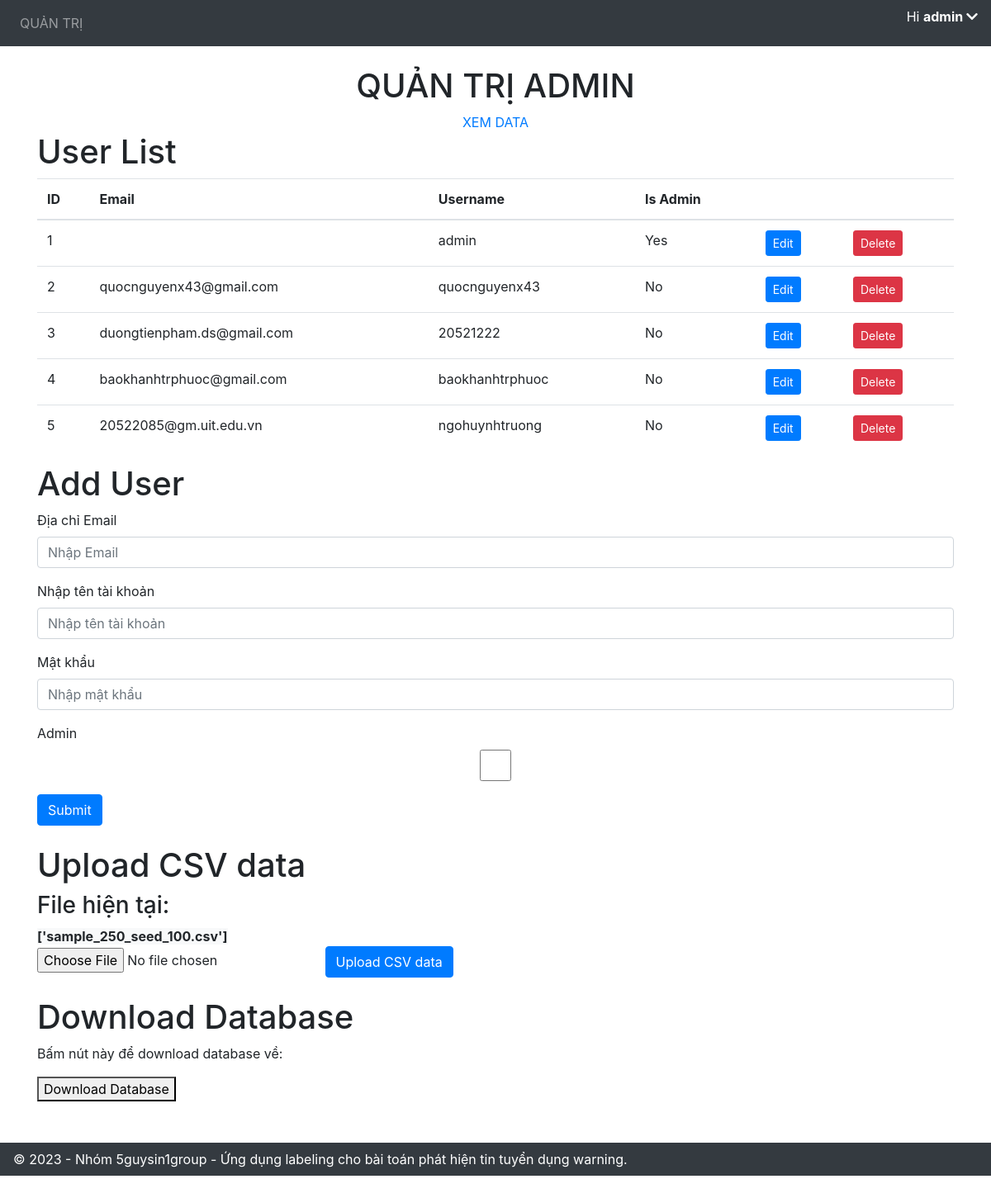
The page /admin/ (signed in) on the database its author committed.
### application/models.py (models this page shows)
class User(db.Model, UserMixin):
    id = db.Column(db.Integer, primary_key=True)
    email = db.Column(db.String(150), unique=True)
    username = db.Column(db.String(20), unique=True)
    password = db.Column(db.String(150))
    is_admin = db.Column(db.Boolean, default=False)
    annotations = db.relationship('Annotation')

### application/views.py (the view)
@views.route('/admin/', methods=['GET', 'POST'])
@login_required
def admin():
    if not current_user.is_admin:
        return "Không có quyền truy cập vào trang quản trị admin.", 403
    import os
    all_users = User.query.all()
    current_files = os.listdir('data/')
    return render_template(
        "admin.html",
        user=current_user,
        users=all_users,
        files=current_files
    )

### application/__init__.py (called while the page is built)
def create_app():
    app = Flask(__name__)
    app.config['SECRET_KEY'] = 'hjshjhdjah kjshkjdhjs' # random key
    app.config['SQLALCHEMY_DATABASE_URI'] = f'sqlite:///{DB_NAME}'
    db.init_app(app)
    from .views import views
    from .auth import auth
    app.register_blueprint(views, url_prefix='/')
    app.register_blueprint(auth, url_prefix='/')
    from .models import User
    with app.app_context():
        db.create_all()
        create_admin(db)
    login_manager = LoginManager()
    login_manager.login_view = 'auth.login'
    login_manager.init_app(app)
    @login_manager.user_loader
    def load_user(id):
        return User.query.get(int(id))
    return app

### application/templates/admin.html (shortened to what this page needs)
{% extends "base.html" %}
{% block content %}
<div style="text-align: center;">
    <h1>QUẢN TRỊ ADMIN</h1>
    <a href="/view-data" class="view-data" class="btn btn-success">XEM DATA</a>
</div>
<h1>User List</h1>
<table class="table user-list">
    <thead>
        <tr>
            <th>ID</th>
            <th>Email</th>
            <th>Username</th>
            <th>Is Admin</th>
            <th></th>
            <th></th>
        </tr>
    </thead>
    <tbody>
        {% for user in users %}
            <tr>
                <td>{{ user.id }}</td>
                <td>{{ user.email }}</td>
                <td>{{ user.username }}</td>
                <td>{{ "Yes" if user.is_admin else "No" }}</td>
                <td>
                    <button class="btn btn-primary btn-sm edit-button" data-id="{{ user.id }}">Edit</button></td>
                <td>
                    <form method="post" action="{{ url_for('views.remove_user', user_id=user.id) }}">
                        <button type="submit" class="btn btn-danger btn-sm">Delete</button>
                    </form>
                </td>
            </tr>
        {% endfor %}
    </tbody>
</table>
<h1>Add User</h1>
<form method="POST" action="{{ url_for('views.add_user') }}">
    <div class="form-group">
        <label for="email">Địa chỉ Email</label>
        <input type="email" class="form-control" id="email" name="email" placeholder="Nhập Email" />
    </div>
    <div class="form-group">
        <label for="username">Nhập tên tài khoản</label>
        <input type="text" class="form-control" id="username" name="username" placeholder="Nhập tên tài khoản" />
    </div>
    <div class="form-group">
        <label for="password">Mật khẩu</label>
        <input type="password" class="form-control" id="password" name="password" placeholder="Nhập mật khẩu" />
    </div>
    <div class="form-group">
        <label for="is_admin">Admin </label>
        <input type="checkbox" class="form-control" id="is_admin" name="is_admin"/>
    </div>
    <button type="submit" class="btn btn-primary">Submit</button>
</form>
<br>
<h1>Upload CSV data</h1>
<h3>File hiện tại: </h3>
<strong class="btn-light">{{ files }}</strong>
<form method="post" action="{{ url_for('views.upload_csv') }}" enctype="multipart/form-data">
    <input type="file" name="csv_file" accept=".csv">
    <button type="submit" class="btn btn-primary">Upload CSV data</button>
</form>
<br>
<h1>Download Database</h1>
<p>Bấm nút này để download database về:</p>
<a href="{{ url_for('views.download_db') }}" download>
<button>Download Database</button>
</a>
{% endblock %}

### application/templates/base.html (shortened to what this page needs)
<!DOCTYPE html>
<html>
<head>
    <link rel="stylesheet" href="https://stackpath.bootstrapcdn.com/bootstrap/4.4.1/css/bootstrap.min.css" />
    <link rel="stylesheet" href="https://stackpath.bootstrapcdn.com/font-awesome/4.7.0/css/font-awesome.min.css" />
    <link rel="stylesheet" href="https://cdnjs.cloudflare.com/ajax/libs/font-awesome/5.15.4/css/all.min.css">
</head>
<body>
    <nav class="navbar navbar-expand-lg navbar-dark bg-dark">
        <div class="collapse navbar-collapse" id="navbar">
            <div class="navbar-nav">
                {% if user.is_admin %}
                <a class="nav-item nav-link" id="admin" href="/admin">QUẢN TRỊ</a>
                {% endif %}
            </div>
        </div>
        {% if user.is_authenticated %}
        <p id="greeting" class="text-white">Hi <strong>{{ user.username }}  </strong><i class="fas fa-chevron-down" id="arrow-down"></i></p>
        {% endif %}
    </nav>
    <br>
    <div class="container">{% block content %} {% endblock %}</div>
    <footer class="navbar navbar-dark bg-dark text-center py-2" style="margin-top: 50px;">
        &copy; 2023 - Nhóm 5guysin1group - Ứng dụng labeling cho bài toán phát hiện tin tuyển dụng warning.
    </footer>
</body>
</html>

### application/templates/base.html (style rules this page uses)
body { min-height: 3000px; }
footer { position: absolute; left: 0; bottom: 0; width: 100%; background-color: #343a40; color: #fff; padding: 10px; }

### rows shown on the page
User: username "admin", id "1", is_admin "Yes"
User: id "2", email "quocnguyenx43@gmail.com", username "quocnguyenx43", is_admin "No"
User: id "3", email "duongtienpham.ds@gmail.com", username "20521222", is_admin "No"
User: id "4", email "baokhanhtrphuoc@gmail.com", username "baokhanhtrphuoc", is_admin "No"
User: id "5", email "20522085@gm.uit.edu.vn", username "ngohuynhtruong", is_admin "No"

### other values the page prints
{{ files }} "['sample_250_seed_100.csv']"
